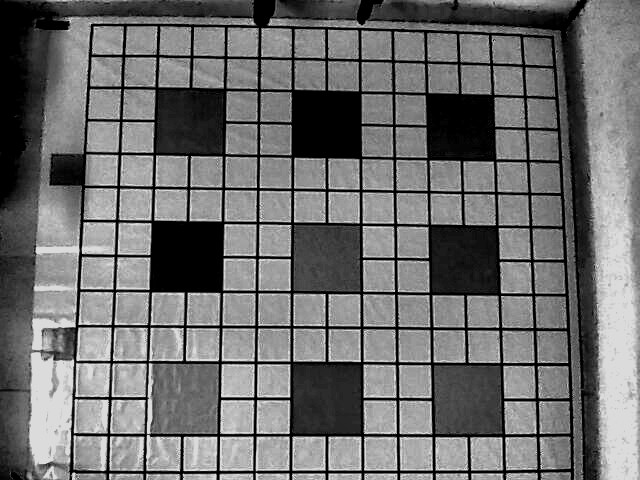
#> input picture grid_arena_r2/src/image.jpg, 640 x 480 px
$ python arena_mapping.py
#> lines starting #> are read from the running program, lines starting #| are printed output that depends on the picture; after the words box and inside, x2 and y2 are one past the last pixel; in counts of white or black regions, pixels touching at a corner belong together
import cv2
import math
import time
import numpy as np
from matplotlib import pyplot as plt
import json, pprint
# [7 lines of commented-out code are left out]
blurred = cv2.imread("image.jpg")
#> blurred is the input picture: shape (480, 640, 3); min 0, max 232, mean 111.1
blurred = cv2.cvtColor(blurred, cv2.COLOR_BGR2GRAY)
#> blurred: shape (480, 640)
_,thrash=cv2.threshold(blurred,91,255, cv2.THRESH_BINARY)
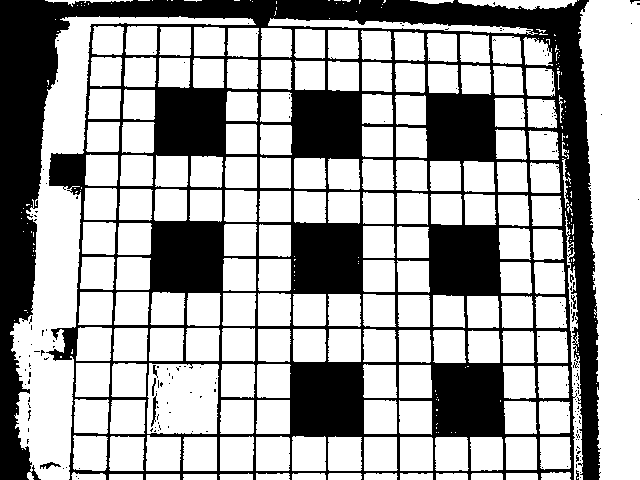
#> thrash: shape (480, 640); 64.8% white; 171 black regions (162 under 20 px), largest, box (x1, y1, x2, y2) and area: (0, 0, 601, 480) 107270, (151, 393, 158, 427) 87, (40, 462, 61, 469) 66
cv2.imshow('frame',thrash)
cv2.waitKey(1000)
canny=cv2.Canny(thrash,240,255)
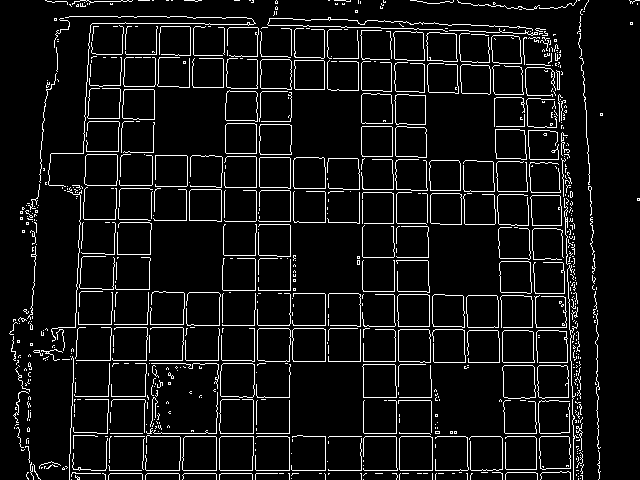
#> canny: shape (480, 640); 7.5% white in thin lines or dots
contours,_=cv2.findContours(thrash,cv2.RETR_TREE,cv2.CHAIN_APPROX_NONE)
#> contours = 543 contours, 365 with area under 20; largest, box (x1, y1, x2, y2) and area: (578, 0, 640, 480) 22614, (10, 16, 256, 480) 19157, (147, 363, 219, 434) 4732, (268, 18, 538, 35) 1403, (565, 211, 583, 480) 1332
cord=[]
combined=[]
contour_value=[]
i=0
for contour in contours:
    approx=cv2.approxPolyDP(contour, 0.01*cv2.arcLength(contour,True),True)
    x=approx.ravel()[0]
    y=approx.ravel()[1]
    contour_value.append(len(approx))
    M = cv2.moments(contour)
    if M["m00"]:
        cX = int(M["m10"] / M["m00"])
        cY = int(M["m01"] / M["m00"])
    if(cv2.contourArea(contour)>=650 and cv2.contourArea(contour)<=1250):
        cord.append([cX,cY])
        i+=1
#> this loop made 543 passes
#> (approx, x, y, cX, cY) on passes 2, 3, 15, 16, 19, 20, 21, 22, 23, 24: ([[146, 474], [146, 479], [179, 479], [179, 474]], 146, 474, 162, 476), ([[109, 474], [109, 479], [142, 479], [142, 474]], 109, 474, 125, 476), ([[77, 478], [78, 477], [79, 478], [78, 479]], 77, 478, 78, 478), ([[75, 476], [76, 475], [77, 476], [76, 477]], 75, 476, 76, 476), ([[541, 467], [542, 466], [543, 467], [542, 468]], 541, 467, 542, 467), ([[566, 466], [567, 465], [568, 466], [567, 467]], 566, 466, 567, 466), ([[506, 437], [506, 469], [536, 469], [535, 437]], 506, 437, 520, 452), ([[470, 437], [471, 470], [502, 469], [501, 437]], 470, 437, 486, 453), ([[436, 437], [435, 469], [467, 470], [467, 438]], 436, 437, 451, 453), ([[400, 437], [400, 470], [432, 470], [432, 438]], 400, 437, 415, 453)
#> (x, y, cX, cY) on passes 1, 4, 5, 6, 7, 8: (183, 474, 199, 476), (506, 473, 521, 476), (471, 474, 486, 476), (436, 473, 451, 476), (400, 473, 416, 476), (364, 479, 380, 476)
#> after the loop, contour_value = 543 values, max 23 at index 271, min 1 at index 16, mean 4.72; cord = 146 pairs, first value 89 to 554, second value 3 to 453; i = 146
cordx = sorted(cord, key = lambda x: x[0])
#> cordx has the same summary as cord
final_cord=[]
for i in range(7):
    if(i%2==0):
        for j in range(2):
            a=cordx[:13]
            del(cordx[:13])
            a = sorted(a, key = lambda x: x[1])
            final_cord.append(a)
    else:
        for k in range(2):
            a=cordx[:7]
            del(cordx[:7])
            a = sorted(a, key = lambda y: y[1])
            final_cord.append(a)
#> after the loop, final_cord = 14 items
# [8 lines of commented-out code are left out]
final_cordinates={}
for i in range(14):
    # print(final_cordinates)
    if(len(final_cord[i])==13):
        for j in range(13):
            final_cordinates[(i+1,j+1)]=final_cord[i][12-j]
    else:
        for j in range(7):
            a=[1,4,5,8,9,12,13]
            final_cordinates[(i+1,a[j])] = final_cord[i][6-j]
#> after the loop, final_cordinates = 146 items
print(final_cordinates)
#> (printed output is left out)
pprint.pprint(final_cordinates)
#> (printed output is left out)
# [11 lines of commented-out code are left out]

$ run again, with grid_arena_r2/src/abc.jpg copied over grid_arena_r2/src/image.jpg
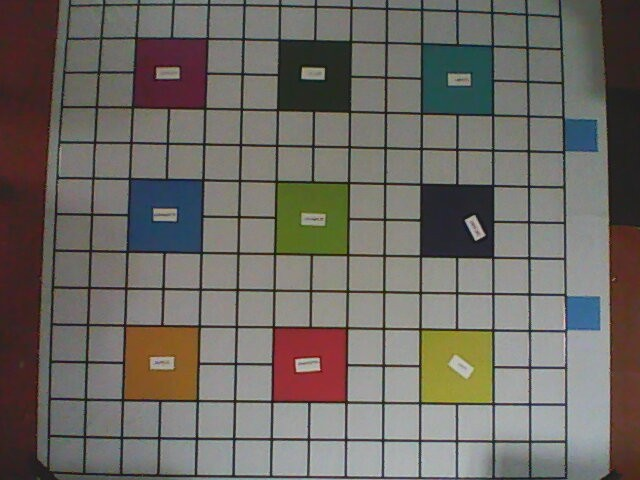
#> input picture grid_arena_r2/src/abc.jpg, 640 x 480 px
#> blurred is the input picture: shape (480, 640, 3); mean B, G, R 99.2, 105, 109.2
#> blurred: shape (480, 640)
#> `_,thrash=cv2.threshold(blurred,91,255, cv2.THRESH_BINARY)`:
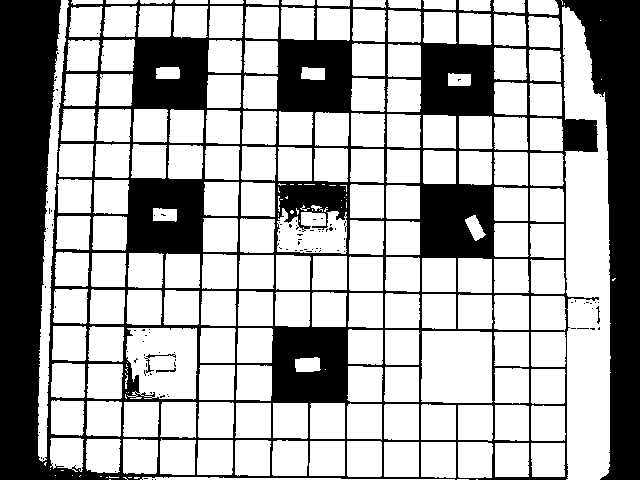
#> thrash: shape (480, 640); 66.6% white; 104 black regions (100 under 20 px), largest, box (x1, y1, x2, y2) and area: (0, 0, 640, 480) 102063, (144, 354, 176, 373) 84, (156, 368, 176, 373) 43, (596, 306, 600, 324) 28
#> `canny=cv2.Canny(thrash,240,255)`:
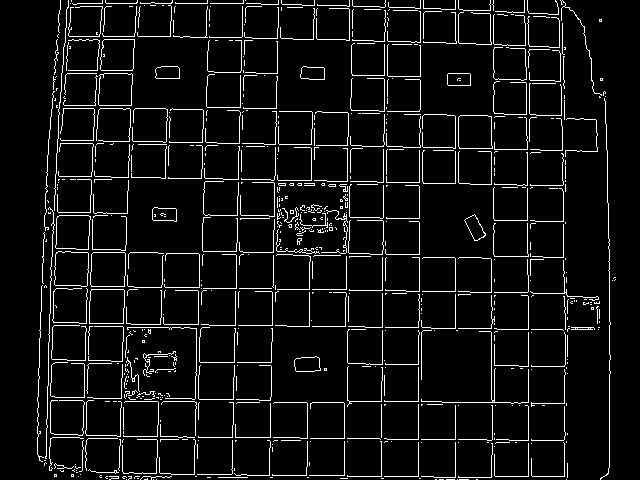
#> canny: shape (480, 640); 6.6% white in thin lines or dots
#> contours = 353 contours, 174 with area under 20; largest, box (x1, y1, x2, y2) and area: (562, 6, 611, 480) 16782, (421, 331, 493, 403) 4892, (126, 328, 197, 400) 4407, (38, 0, 69, 462) 3482, (277, 208, 347, 254) 2329
#> the loop `for contour in contours:` made 353 passes
#> (approx, x, y, cX, cY) on passes 4, 10, 18, 19, 21, 22: ([[140, 479], [454, 479]], 140, 479, 226, 478), ([[109, 476], [109, 477], [118, 477], [110, 477]], 109, 476, 109, 476), ([[531, 443], [532, 476], [564, 476], [564, 443]], 531, 443, 547, 459), ([[495, 443], [495, 476], [528, 476], [528, 443]], 495, 443, 511, 459), ([[421, 442], [421, 476], [455, 477], [455, 442]], 421, 442, 438, 459), ([[384, 442], [384, 476], [418, 476], [418, 442]], 384, 442, 401, 459)
#> after the loop `for contour in contours:`: contour_value = 353 values, max 24 at index 204, min 1 at index 12, mean 5.1; cord = 146 pairs, first value 66 to 547, second value 21 to 459; i = 146
#> cordx has the same summary as cord
#> after the loop `for i in range(7):`: final_cord = 14 items
#> after the loop `for i in range(14):`: final_cordinates = 146 items
#> (printed output is left out)
#> (printed output is left out)
